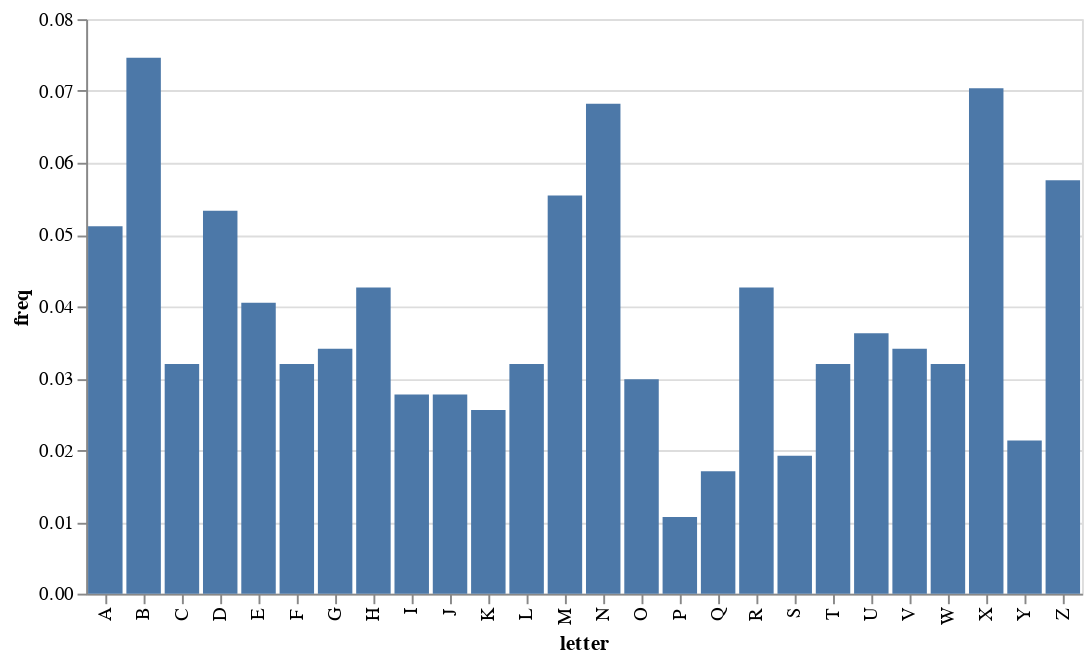

Source (notebook cell):
### Code cell
# key length 5
freq_chart(Y1)

### Figure 1 — Vega-Lite specification as saved in the notebook (floating-point values rounded to 4 significant figures)
{"config": {"view": {"continuousWidth": 400, "continuousHeight": 300}}, "data": {"name": "data-35155a5d0eca28d2322581d2d924a33c"}, "mark": "bar", "encoding": {"tooltip": [{"field": "letter", "type": "nominal"}, {"field": "freq", "type": "quantitative"}], "x": {"field": "letter", "scale": {"domain": ["A", "B", "C", "D", "E", "F", "G", "H", "I", "J", "K", "L", "M", "N", "O", "P", "Q", "R", "S", "T", "U", "V", "W", "X", "Y", "Z"]}, "type": "nominal"}, "y": {"field": "freq", "type": "quantitative"}}, "$schema": "https://vega.github.io/schema/vega-lite/v4.17.0.json", "datasets": {"data-35155a5d0eca28d2322581d2d924a33c": [{"letter": "A", "freq": 0.05117}, {"letter": "B", "freq": 0.07463}, {"letter": "C", "freq": 0.03198}, {"letter": "D", "freq": 0.0533}, {"letter": "E", "freq": 0.04051}, {"letter": "F", "freq": 0.03198}, {"letter": "G", "freq": 0.03412}, {"letter": "H", "freq": 0.04264}, {"letter": "I", "freq": 0.02772}, {"letter": "J", "freq": 0.02772}, {"letter": "K", "freq": 0.02559}, {"letter": "L", "freq": 0.03198}, {"letter": "M", "freq": 0.05544}, {"letter": "N", "freq": 0.06823}, {"letter": "O", "freq": 0.02985}, {"letter": "P", "freq": 0.01066}, {"letter": "Q", "freq": 0.01706}, {"letter": "R", "freq": 0.04264}, {"letter": "S", "freq": 0.01919}, {"letter": "T", "freq": 0.03198}, {"letter": "U", "freq": 0.03625}, {"letter": "V", "freq": 0.03412}, {"letter": "W", "freq": 0.03198}, {"letter": "X", "freq": 0.07036}, {"letter": "Y", "freq": 0.02132}, {"letter": "Z", "freq": 0.05757}]}}
